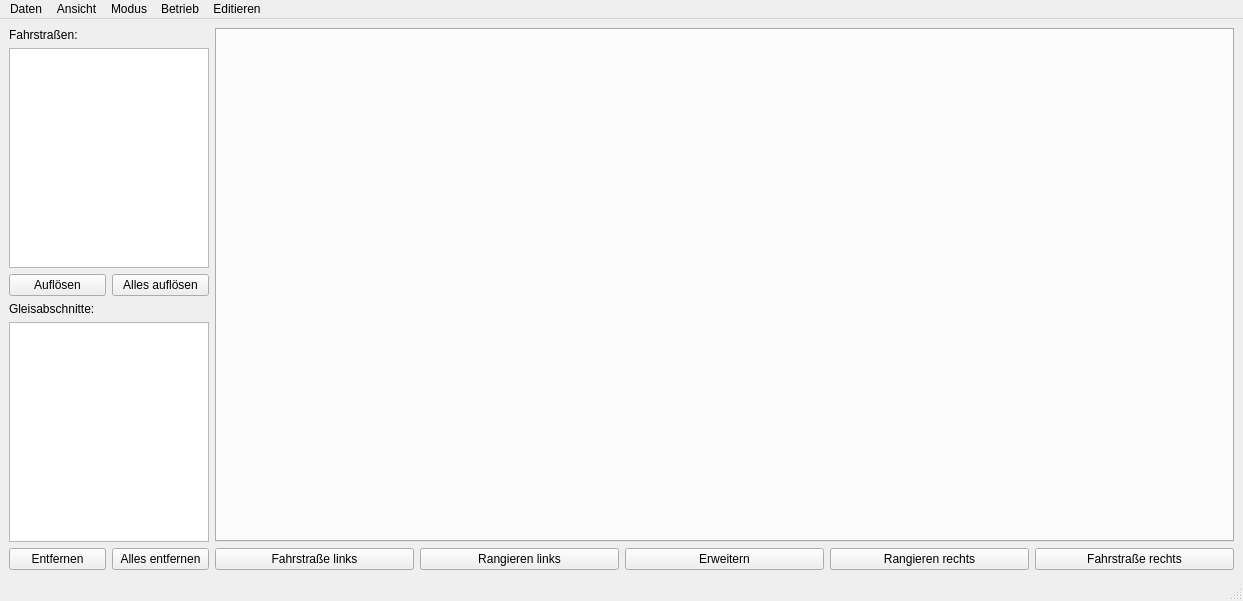
<?xml version="1.0" encoding="UTF-8"?>
<ui version="4.0">
 <class>MainWindow</class>
 <widget class="QMainWindow" name="MainWindow">
  <property name="geometry">
   <rect>
    <x>0</x>
    <y>0</y>
    <width>1243</width>
    <height>601</height>
   </rect>
  </property>
  <property name="windowTitle">
   <string>MainWindow</string>
  </property>
  <property name="windowIcon">
   <iconset resource="resources.qrc">
    <normaloff>:/images/MRW-TrackControl.ico</normaloff>:/images/MRW-TrackControl.ico</iconset>
  </property>
  <widget class="QWidget" name="centralwidget">
   <layout class="QHBoxLayout" name="horizontalLayout">
    <item>
     <layout class="QVBoxLayout" name="verticalLayout_3">
      <item>
       <layout class="QVBoxLayout" name="verticalLayout">
        <item>
         <widget class="QLabel" name="routeLabel">
          <property name="text">
           <string>Fahrstraßen:</string>
          </property>
         </widget>
        </item>
        <item>
         <widget class="mrw::ui::RouteListWidget" name="routeListWidget">
          <property name="sizePolicy">
           <sizepolicy hsizetype="Expanding" vsizetype="Expanding">
            <horstretch>1</horstretch>
            <verstretch>1</verstretch>
           </sizepolicy>
          </property>
          <property name="maximumSize">
           <size>
            <width>200</width>
            <height>16777215</height>
           </size>
          </property>
         </widget>
        </item>
       </layout>
      </item>
      <item>
       <layout class="QHBoxLayout" name="routeButtonLayout">
        <item>
         <widget class="QPushButton" name="clearRoute">
          <property name="text">
           <string>Auflösen</string>
          </property>
         </widget>
        </item>
        <item>
         <widget class="QPushButton" name="clearAllRoutes">
          <property name="text">
           <string>Alles auflösen</string>
          </property>
         </widget>
        </item>
       </layout>
      </item>
      <item>
       <layout class="QVBoxLayout" name="verticalLayout_2">
        <item>
         <widget class="QLabel" name="sectionLabel">
          <property name="sizePolicy">
           <sizepolicy hsizetype="Preferred" vsizetype="Preferred">
            <horstretch>0</horstretch>
            <verstretch>0</verstretch>
           </sizepolicy>
          </property>
          <property name="text">
           <string>Gleisabschnitte:</string>
          </property>
         </widget>
        </item>
        <item>
         <widget class="mrw::ui::SectionListWidget" name="sectionListWidget">
          <property name="sizePolicy">
           <sizepolicy hsizetype="Expanding" vsizetype="Expanding">
            <horstretch>1</horstretch>
            <verstretch>1</verstretch>
           </sizepolicy>
          </property>
          <property name="maximumSize">
           <size>
            <width>200</width>
            <height>16777215</height>
           </size>
          </property>
         </widget>
        </item>
       </layout>
      </item>
      <item>
       <layout class="QHBoxLayout" name="sectionButtonLayout">
        <item>
         <widget class="QPushButton" name="clearSection">
          <property name="text">
           <string>Entfernen</string>
          </property>
         </widget>
        </item>
        <item>
         <widget class="QPushButton" name="clearAllSections">
          <property name="text">
           <string>Alles entfernen</string>
          </property>
         </widget>
        </item>
       </layout>
      </item>
     </layout>
    </item>
    <item>
     <layout class="QVBoxLayout" name="rightLayout">
      <item>
       <widget class="QTabWidget" name="regionTabWidget">
        <property name="minimumSize">
         <size>
          <width>0</width>
          <height>0</height>
         </size>
        </property>
       </widget>
      </item>
      <item>
       <layout class="QHBoxLayout" name="actionLayout">
        <item>
         <widget class="QPushButton" name="tourLeftPushButton">
          <property name="minimumSize">
           <size>
            <width>150</width>
            <height>0</height>
           </size>
          </property>
          <property name="text">
           <string>Fahrstraße links</string>
          </property>
         </widget>
        </item>
        <item>
         <widget class="QPushButton" name="shuntLeftPushButton">
          <property name="minimumSize">
           <size>
            <width>150</width>
            <height>0</height>
           </size>
          </property>
          <property name="text">
           <string>Rangieren links</string>
          </property>
         </widget>
        </item>
        <item>
         <widget class="QPushButton" name="extendPushButton">
          <property name="minimumSize">
           <size>
            <width>150</width>
            <height>0</height>
           </size>
          </property>
          <property name="text">
           <string>Erweitern</string>
          </property>
         </widget>
        </item>
        <item>
         <widget class="QPushButton" name="shuntRightPushButton">
          <property name="minimumSize">
           <size>
            <width>150</width>
            <height>0</height>
           </size>
          </property>
          <property name="text">
           <string>Rangieren rechts</string>
          </property>
         </widget>
        </item>
        <item>
         <widget class="QPushButton" name="tourRightPushButton">
          <property name="minimumSize">
           <size>
            <width>150</width>
            <height>0</height>
           </size>
          </property>
          <property name="text">
           <string>Fahrstraße rechts</string>
          </property>
         </widget>
        </item>
       </layout>
      </item>
     </layout>
    </item>
   </layout>
  </widget>
  <widget class="QMenuBar" name="menubar">
   <property name="geometry">
    <rect>
     <x>0</x>
     <y>0</y>
     <width>1243</width>
     <height>22</height>
    </rect>
   </property>
   <widget class="QMenu" name="menuDaten">
    <property name="title">
     <string>Daten</string>
    </property>
    <addaction name="actionQuit"/>
   </widget>
   <widget class="QMenu" name="menuEditieren">
    <property name="title">
     <string>Editieren</string>
    </property>
    <addaction name="actionRight"/>
    <addaction name="actionLeft"/>
    <addaction name="actionUp"/>
    <addaction name="actionDown"/>
    <addaction name="separator"/>
    <addaction name="actionInclination"/>
    <addaction name="actionExpand"/>
    <addaction name="actionExtend"/>
    <addaction name="actionReduce"/>
    <addaction name="separator"/>
    <addaction name="actionLineUp"/>
    <addaction name="actionLineDown"/>
    <addaction name="separator"/>
    <addaction name="actionBendLeft"/>
    <addaction name="actionBendRight"/>
   </widget>
   <widget class="QMenu" name="menuModus">
    <property name="title">
     <string>Modus</string>
    </property>
    <addaction name="actionEdit"/>
    <addaction name="actionOperate"/>
    <addaction name="actionManual"/>
    <addaction name="actionClear"/>
    <addaction name="separator"/>
    <addaction name="actionInit"/>
   </widget>
   <widget class="QMenu" name="menuBetrieb">
    <property name="title">
     <string>Betrieb</string>
    </property>
    <addaction name="actionTurnSwitchLeft"/>
    <addaction name="actionTurnSwitch"/>
    <addaction name="actionTurnSwitchRight"/>
    <addaction name="separator"/>
    <addaction name="actionLock"/>
    <addaction name="actionUnlock"/>
    <addaction name="separator"/>
    <addaction name="actionBeermodeLeft"/>
    <addaction name="actionBeermodeRight"/>
   </widget>
   <widget class="QMenu" name="menuAnsicht">
    <property name="title">
     <string>Ansicht</string>
    </property>
    <addaction name="actionTabLeft"/>
    <addaction name="actionTabRight"/>
   </widget>
   <addaction name="menuDaten"/>
   <addaction name="menuAnsicht"/>
   <addaction name="menuModus"/>
   <addaction name="menuBetrieb"/>
   <addaction name="menuEditieren"/>
  </widget>
  <widget class="QStatusBar" name="statusbar"/>
  <action name="actionQuit">
   <property name="text">
    <string>Beenden</string>
   </property>
   <property name="shortcut">
    <string>Ctrl+Q</string>
   </property>
  </action>
  <action name="actionRight">
   <property name="text">
    <string>Rechts</string>
   </property>
   <property name="shortcut">
    <string>Right</string>
   </property>
  </action>
  <action name="actionLeft">
   <property name="text">
    <string>Links</string>
   </property>
   <property name="shortcut">
    <string>Left</string>
   </property>
  </action>
  <action name="actionUp">
   <property name="text">
    <string>Hoch</string>
   </property>
   <property name="shortcut">
    <string>Up</string>
   </property>
  </action>
  <action name="actionDown">
   <property name="text">
    <string>Runter</string>
   </property>
   <property name="shortcut">
    <string>Down</string>
   </property>
  </action>
  <action name="actionInclination">
   <property name="text">
    <string>Neigung</string>
   </property>
   <property name="shortcut">
    <string>I</string>
   </property>
  </action>
  <action name="actionExpand">
   <property name="text">
    <string>Auffüllen</string>
   </property>
   <property name="shortcut">
    <string>X</string>
   </property>
  </action>
  <action name="actionExtend">
   <property name="text">
    <string>Vergrößern</string>
   </property>
   <property name="toolTip">
    <string>Vergrößern</string>
   </property>
   <property name="shortcut">
    <string>+</string>
   </property>
  </action>
  <action name="actionReduce">
   <property name="text">
    <string>Verkleinern</string>
   </property>
   <property name="shortcut">
    <string>-</string>
   </property>
  </action>
  <action name="actionBendLeft">
   <property name="text">
    <string>Linksknick</string>
   </property>
   <property name="shortcut">
    <string>L</string>
   </property>
  </action>
  <action name="actionBendRight">
   <property name="text">
    <string>Rechtsknick</string>
   </property>
   <property name="shortcut">
    <string>R</string>
   </property>
  </action>
  <action name="actionLineUp">
   <property name="text">
    <string>Zeile ergänzen</string>
   </property>
   <property name="shortcut">
    <string>V</string>
   </property>
  </action>
  <action name="actionLineDown">
   <property name="text">
    <string>Zeile entfernen</string>
   </property>
   <property name="shortcut">
    <string>Shift+V</string>
   </property>
  </action>
  <action name="actionEdit">
   <property name="text">
    <string>Editieren</string>
   </property>
  </action>
  <action name="actionOperate">
   <property name="text">
    <string>Fahrdienst</string>
   </property>
  </action>
  <action name="actionClear">
   <property name="text">
    <string>Fehler auflösen</string>
   </property>
  </action>
  <action name="actionTurnSwitchLeft">
   <property name="text">
    <string>Weiche links</string>
   </property>
   <property name="shortcut">
    <string>Ctrl+L</string>
   </property>
  </action>
  <action name="actionTurnSwitchRight">
   <property name="text">
    <string>Weiche rechts</string>
   </property>
   <property name="shortcut">
    <string>Ctrl+R</string>
   </property>
  </action>
  <action name="actionTurnSwitch">
   <property name="text">
    <string>Weiche umschalten</string>
   </property>
   <property name="shortcut">
    <string>Ctrl+U</string>
   </property>
  </action>
  <action name="actionLock">
   <property name="text">
    <string>Sperren</string>
   </property>
  </action>
  <action name="actionUnlock">
   <property name="text">
    <string>Freigeben</string>
   </property>
  </action>
  <action name="actionInit">
   <property name="text">
    <string>Reset</string>
   </property>
  </action>
  <action name="actionTabLeft">
   <property name="text">
    <string>Tab nach links</string>
   </property>
   <property name="shortcut">
    <string>Ctrl+PgUp</string>
   </property>
  </action>
  <action name="actionTabRight">
   <property name="text">
    <string>Tab nach rechts</string>
   </property>
   <property name="shortcut">
    <string>Ctrl+PgDown</string>
   </property>
  </action>
  <action name="actionBeermodeLeft">
   <property name="checkable">
    <bool>true</bool>
   </property>
   <property name="text">
    <string>Biermodus links</string>
   </property>
  </action>
  <action name="actionBeermodeRight">
   <property name="checkable">
    <bool>true</bool>
   </property>
   <property name="text">
    <string>Biermodus rechts</string>
   </property>
  </action>
  <action name="actionManual">
   <property name="checkable">
    <bool>true</bool>
   </property>
   <property name="text">
    <string>Manueller Betrieb</string>
   </property>
  </action>
 </widget>
 <customwidgets>
  <customwidget>
   <class>mrw::ui::SectionListWidget</class>
   <extends>QListWidget</extends>
   <header location="global">ui/sectionlistwidget.h</header>
  </customwidget>
  <customwidget>
   <class>mrw::ui::RouteListWidget</class>
   <extends>QListWidget</extends>
   <header location="global">ui/routelistwidget.h</header>
  </customwidget>
 </customwidgets>
 <resources>
  <include location="resources.qrc"/>
 </resources>
 <connections/>
</ui>
